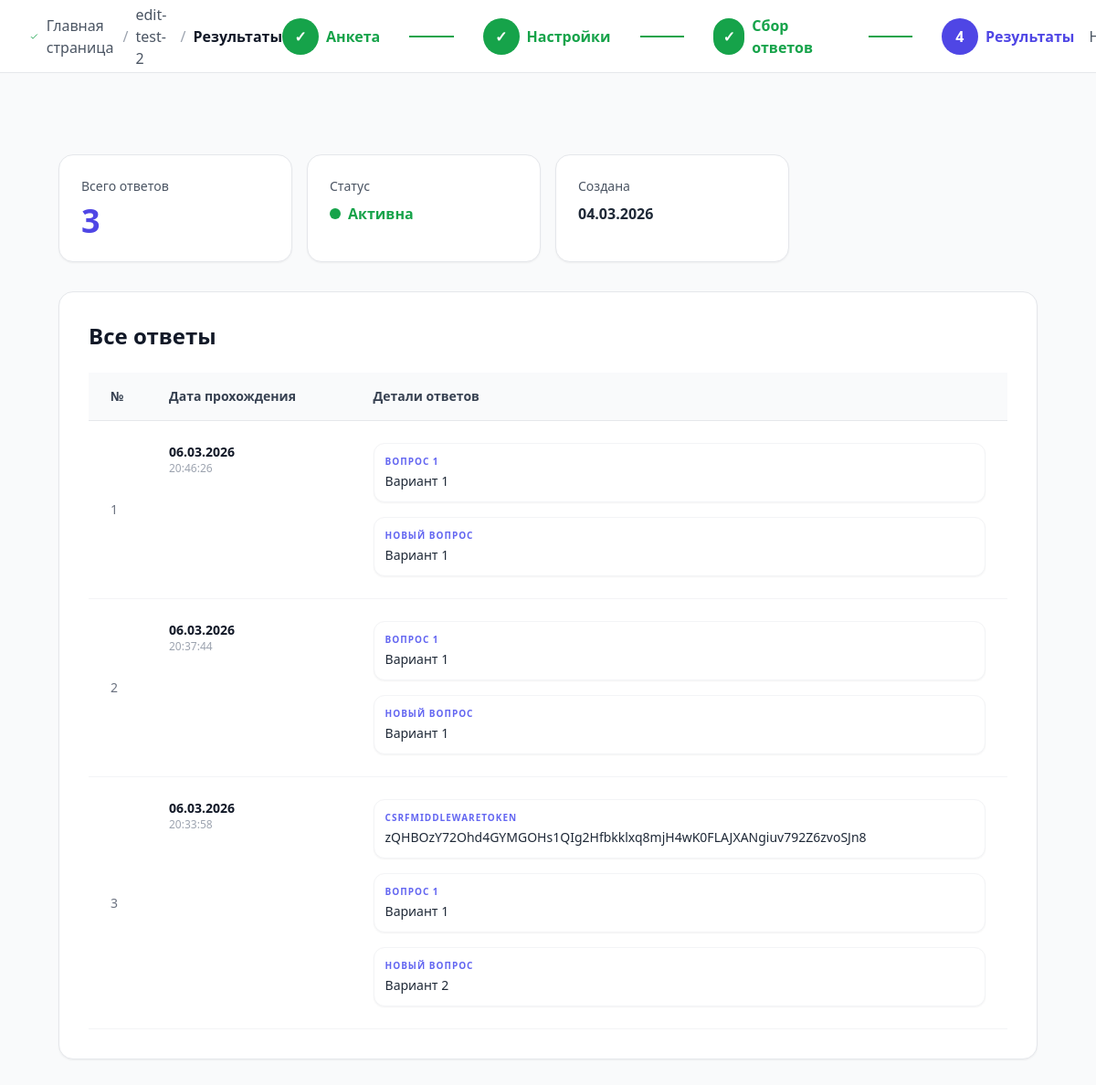
The app's page /survey/10/results/ (signed in) with its own data.
### polls/models.py (models this page shows, shortened)
class Survey(models.Model):
    VISIBILITY_CHOICES = [
        ('private', 'Приватная'),
        ('link', 'По ссылке'),
        ('public', 'Публичная'),
    ]
    RESPONSE_CHOICES = [
        ('unlimited', 'Неограниченное'),
        ('limited', 'Ограниченное количество'),
        ('date_limit', 'До определённой даты'),
    ]
    author = models.ForeignKey(User, on_delete=models.CASCADE, related_name="surveys")
    name = models.CharField(max_length=255, verbose_name="Название анкеты")
    description = models.TextField(blank=True, null=True, verbose_name="Описание анкеты")
    survey_type = models.CharField(max_length=50, default='custom', verbose_name="Тип анкеты")
    state_json = models.JSONField(blank=True, null=True, verbose_name="Структура анкеты")
    visibility = models.CharField(max_length=20, choices=VISIBILITY_CHOICES, default='link', verbose_name="Видимость")
    response_type = models.CharField(max_length=20, choices=RESPONSE_CHOICES, default='unlimited', verbose_name="Ограничение ответов")
    response_limit = models.IntegerField(blank=True, null=True, verbose_name="Максимум ответов")
    response_deadline = models.DateTimeField(blank=True, null=True, verbose_name="Крайний срок")
    show_progress_bar = models.BooleanField(default=True, verbose_name="Показывать прогресс")
    show_question_numbers = models.BooleanField(default=True, verbose_name="Показывать номера вопросов")
    shuffle_questions = models.BooleanField(default=False, verbose_name="Перемешивать вопросы")
    allow_edit_after_submit = models.BooleanField(default=False, verbose_name="Разрешить изменения после отправки")
    is_active = models.BooleanField(default=True, verbose_name="Активна")
    created_at = models.DateTimeField(auto_now_add=True, verbose_name="Дата создания")
    updated_at = models.DateTimeField(auto_now=True, verbose_name="Дата обновления")
    class Meta:
        verbose_name = "Анкета"
        verbose_name_plural = "Анкеты"
        ordering = ['-created_at']

class SurveyResponse(models.Model):
    survey = models.ForeignKey(Survey, on_delete=models.CASCADE, related_name='responses', verbose_name="Анкета")
    answers_json = models.JSONField(verbose_name="Ответы пользователя")
    submitted_at = models.DateTimeField(auto_now_add=True, verbose_name="Дата прохождения")
    class Meta:
        verbose_name = "Ответ на анкету"
        verbose_name_plural = "Ответы на анкеты"
        ordering = ['-submitted_at']

### polls/views.py (the view)
# urls.py: path('survey/<int:survey_id>/results/', views.survey_results, name='survey_results'),
@login_required
def survey_results(request, survey_id):
    survey = get_object_or_404(Survey, id=survey_id, author=request.user)
    responses = survey.responses.all().order_by('-submitted_at')
    response_count = responses.count()
    question_map = {}
    if survey.state_json and 'pages' in survey.state_json:
        for page in survey.state_json['pages']:
            for q in page.get('questions', []):
                question_map[q['id']] = q.get('title', 'Вопрос без заголовка')
    responses_by_date = {}
    for resp in responses:
        date_str = resp.submitted_at.strftime('%d.%m.%Y')
        responses_by_date[date_str] = responses_by_date.get(date_str, 0) + 1
    context = {
        'survey': survey,
        'responses': responses,
        'response_count': response_count,
        'question_map': question_map,
        'responses_by_date': json.dumps(responses_by_date, ensure_ascii=False),
    }
    return render(request, 'polls/survey_results.html', context)

### polls/templatetags/survey_extras.py (called while the page is built)
@register.filter
def get_item(dictionary, key):
    return dictionary.get(key, key)

### polls/templates/polls/survey_results.html (shortened to what this page needs)
{% extends "polls/base.html" %}
{% load static %}
{% load survey_extras %}
{% block extra_css %}
<link rel="stylesheet" href="{% static 'polls/css/survey_builder.css' %}">
{% endblock %}
{% block content %}
<div class="fixed top-0 left-0 right-0 bg-white border-b z-40 h-20 flex items-center justify-between px-8">
  <div class="flex items-center gap-2 text-base">
    <svg class="w-5 h-5 text-green-600" fill="none" stroke="currentColor" viewBox="0 0 24 24">
      <path stroke-linecap="round" stroke-linejoin="round" stroke-width="2" d="M5 13l4 4L19 7"></path>
    </svg>
    <a href="{% url 'index' %}" class="text-gray-600 hover:text-indigo-600 transition">Главная страница</a>
    <span class="text-gray-400">/</span>
    <a href="{% url 'survey_edit' survey.id %}" class="text-gray-600 hover:text-indigo-600 transition">{{ survey.name }}</a>
    <span class="text-gray-400">/</span>
    <span class="text-gray-900 font-semibold">Результаты</span>
  </div>
  <div class="flex items-center gap-8">
    <div class="flex items-center gap-2">
      <div class="w-10 h-10 rounded-full bg-green-600 text-white flex items-center justify-center text-base font-semibold">✓</div>
      <a href="{% url 'survey_edit' survey.id %}" class="text-base font-semibold text-green-600 transition">Анкета</a>
    </div>
    <div class="w-14 h-0.5 bg-green-600"></div>
    <div class="flex items-center gap-2">
      <div class="w-10 h-10 rounded-full bg-green-600 text-white flex items-center justify-center text-base font-semibold">✓</div>
      <a href="{% url 'survey_settings' survey.id %}" class="text-base font-semibold text-green-600 transition">Настройки</a>
    </div>
    <div class="w-14 h-0.5 bg-green-600"></div>
    <div class="flex items-center gap-2">
      <div class="w-10 h-10 rounded-full bg-green-600 text-white flex items-center justify-center text-base font-semibold">✓</div>
      <a href="{% url 'survey_responses' survey.id %}" class="text-base font-semibold text-green-600 transition">Сбор ответов</a>
    </div>
    <div class="w-14 h-0.5 bg-green-600"></div>
    <div class="flex items-center gap-2">
      <div class="w-10 h-10 rounded-full bg-indigo-600 text-white flex items-center justify-center text-base font-semibold">4</div>
      <span class="text-base font-semibold text-indigo-600">Результаты</span>
    </div>
  </div>
  <div class="flex items-center gap-3">
    <a href="{% url 'survey_responses' survey.id %}" class="flex items-center gap-2 px-4 py-2 text-base text-gray-600 hover:bg-gray-100 rounded-lg transition">
      <span>Назад</span>
    </a>
  </div>
</div>
<div class="pt-20 min-h-screen bg-gray-50 p-8">
  <div class="max-w-6xl mx-auto">
    <div class="space-y-8">
      <div class="grid grid-cols-1 md:grid-cols-4 gap-4">
        <div class="bg-white rounded-2xl p-6 shadow-sm border border-gray-200">
          <div class="text-sm font-medium text-gray-600 mb-2">Всего ответов</div>
          <div class="text-4xl font-bold text-indigo-600">{{ response_count }}</div>
        </div>
        <div class="bg-white rounded-2xl p-6 shadow-sm border border-gray-200">
          <div class="text-sm font-medium text-gray-600 mb-2">Статус</div>
          <div class="flex items-center gap-2">
            <span class="w-3 h-3 rounded-full {% if survey.is_active %}bg-green-600{% else %}bg-red-600{% endif %}"></span>
            <span class="font-semibold {% if survey.is_active %}text-green-600{% else %}text-red-600{% endif %}">
              {% if survey.is_active %}Активна{% else %}Неактивна{% endif %}
            </span>
          </div>
        </div>
        <div class="bg-white rounded-2xl p-6 shadow-sm border border-gray-200">
          <div class="text-sm font-medium text-gray-600 mb-2">Создана</div>
          <div class="font-semibold">{{ survey.created_at|date:"d.m.Y" }}</div>
        </div>
      </div>
      <div class="bg-white rounded-2xl p-8 shadow-sm border border-gray-200">
        <h2 class="text-2xl font-semibold text-gray-900 mb-6">Все ответы</h2>
        {% if response_count > 0 %}
        <div class="overflow-x-auto">
          <table class="w-full text-left border-collapse">
            <thead>
              <tr class="border-b border-gray-200 bg-gray-50">
                <th class="py-4 px-6 text-sm font-semibold text-gray-700 w-16">№</th>
                <th class="py-4 px-6 text-sm font-semibold text-gray-700">Дата прохождения</th>
                <th class="py-4 px-6 text-sm font-semibold text-gray-700">Детали ответов</th>
              </tr>
            </thead>
            <tbody>
              {% for response in responses %}
              <tr class="border-b border-gray-100 hover:bg-indigo-50/30 transition group">
                <td class="py-6 px-6 text-sm text-gray-500 font-medium">{{ forloop.counter }}</td>
                <td class="py-6 px-6 text-sm text-gray-600 align-top">
                  <div class="font-semibold text-gray-900">{{ response.submitted_at|date:"d.m.Y" }}</div>
                  <div class="text-xs text-gray-400">{{ response.submitted_at|date:"H:i:s" }}</div>
                </td>
                <td class="py-6 px-6">
                  <div class="grid grid-cols-1 gap-4">
                    {% for q_id, value in response.answers_json.items %}
                    <div class="bg-white p-3 rounded-xl border border-gray-100 shadow-sm">
                      <div class="text-[10px] font-bold text-indigo-500 uppercase tracking-widest mb-1">
                        {{ question_map|get_item:q_id|default:"Удаленный вопрос" }}
                      </div>
                      <div class="text-sm text-gray-800 font-medium">
                        {% if value|stringformat:"s" == "[]" or value == "" %}
                          <span class="text-gray-300 italic">Нет ответа</span>
                        {% else %}
                          {{ value }}
                        {% endif %}
                      </div>
                    </div>
                    {% endfor %}
                  </div>
                </td>
              </tr>
              {% endfor %}
            </tbody>
          </table>
        </div>
        {% else %}
        <div class="bg-yellow-50 border border-yellow-200 rounded-lg p-12 text-center text-gray-500">
          Ответов пока нет.
        </div>
        {% endif %}
      </div>
    </div>
  </div>
</div>
{% endblock %}

### records on screen
Survey: name "edit-test-2", created_at "04.03.2026"
SurveyResponse: submitted_at "06.03.2026", submitted_at "20:46:26", answers_json "ВОПРОС 1" "НОВЫЙ ВОПРОС", answers_json "Вариант 1" "Вариант 1"
SurveyResponse: submitted_at "06.03.2026", submitted_at "20:37:44", answers_json "ВОПРОС 1" "НОВЫЙ ВОПРОС", answers_json "Вариант 1" "Вариант 1"
SurveyResponse: submitted_at "06.03.2026", submitted_at "20:33:58", answers_json "CSRFMIDDLEWARETOKEN" "ВОПРОС 1" "НОВЫЙ ВОПРОС", answers_json "zQHBOzY72Ohd4GYMGOHs1QIg2Hfbkklxq8mjH4wK0FLAJXANgiuv792Z6zvoSJn8" "Вариант 1" "Вариант 2"

### other values on screen
{{ response_count }} "3"
